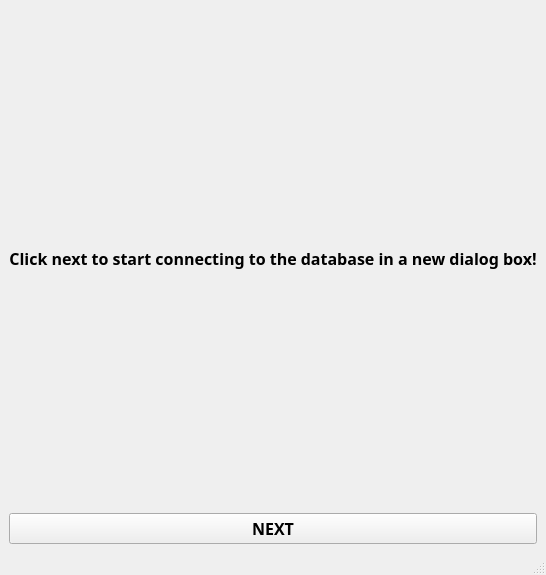
<?xml version="1.0" encoding="UTF-8"?>
<ui version="4.0">
 <class>MainWindow</class>
 <widget class="QMainWindow" name="MainWindow">
  <property name="geometry">
   <rect>
    <x>0</x>
    <y>0</y>
    <width>489</width>
    <height>575</height>
   </rect>
  </property>
  <property name="maximumSize">
   <size>
    <width>16777215</width>
    <height>16777215</height>
   </size>
  </property>
  <property name="windowTitle">
   <string>MainWindow</string>
  </property>
  <widget class="QWidget" name="centralwidget">
   <layout class="QVBoxLayout" name="verticalLayout">
    <item>
     <widget class="QLabel" name="label">
      <property name="font">
       <font>
        <family>Bahnschrift</family>
        <pointsize>12</pointsize>
        <bold>true</bold>
       </font>
      </property>
      <property name="text">
       <string>Click next to start connecting to the database in a new dialog box!</string>
      </property>
      <property name="alignment">
       <set>Qt::AlignmentFlag::AlignCenter</set>
      </property>
     </widget>
    </item>
    <item>
     <widget class="QPushButton" name="pushButton">
      <property name="font">
       <font>
        <family>Bahnschrift</family>
        <pointsize>12</pointsize>
        <bold>true</bold>
       </font>
      </property>
      <property name="text">
       <string>NEXT</string>
      </property>
     </widget>
    </item>
   </layout>
  </widget>
  <widget class="QStatusBar" name="statusbar"/>
 </widget>
 <resources/>
 <connections/>
</ui>
